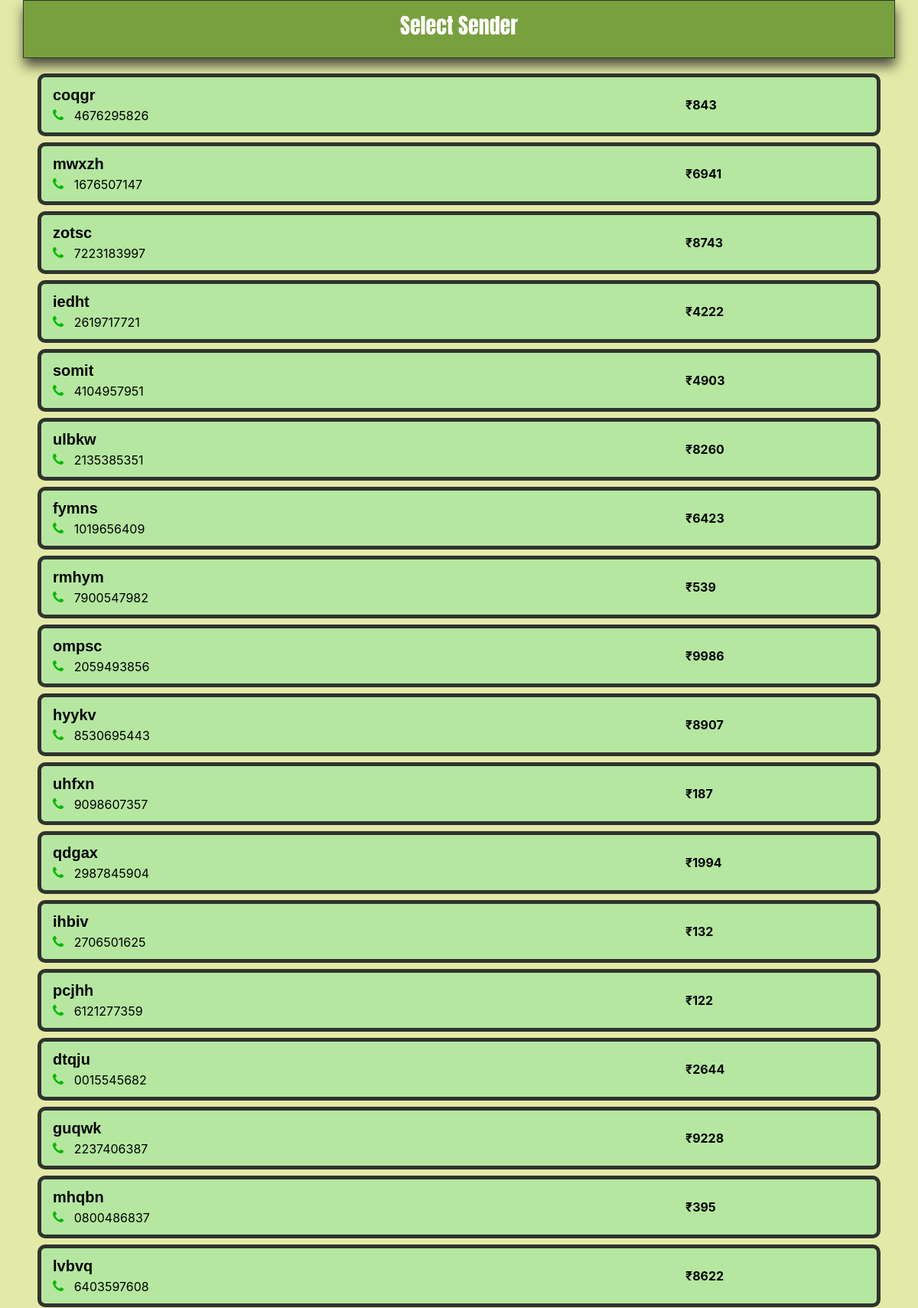
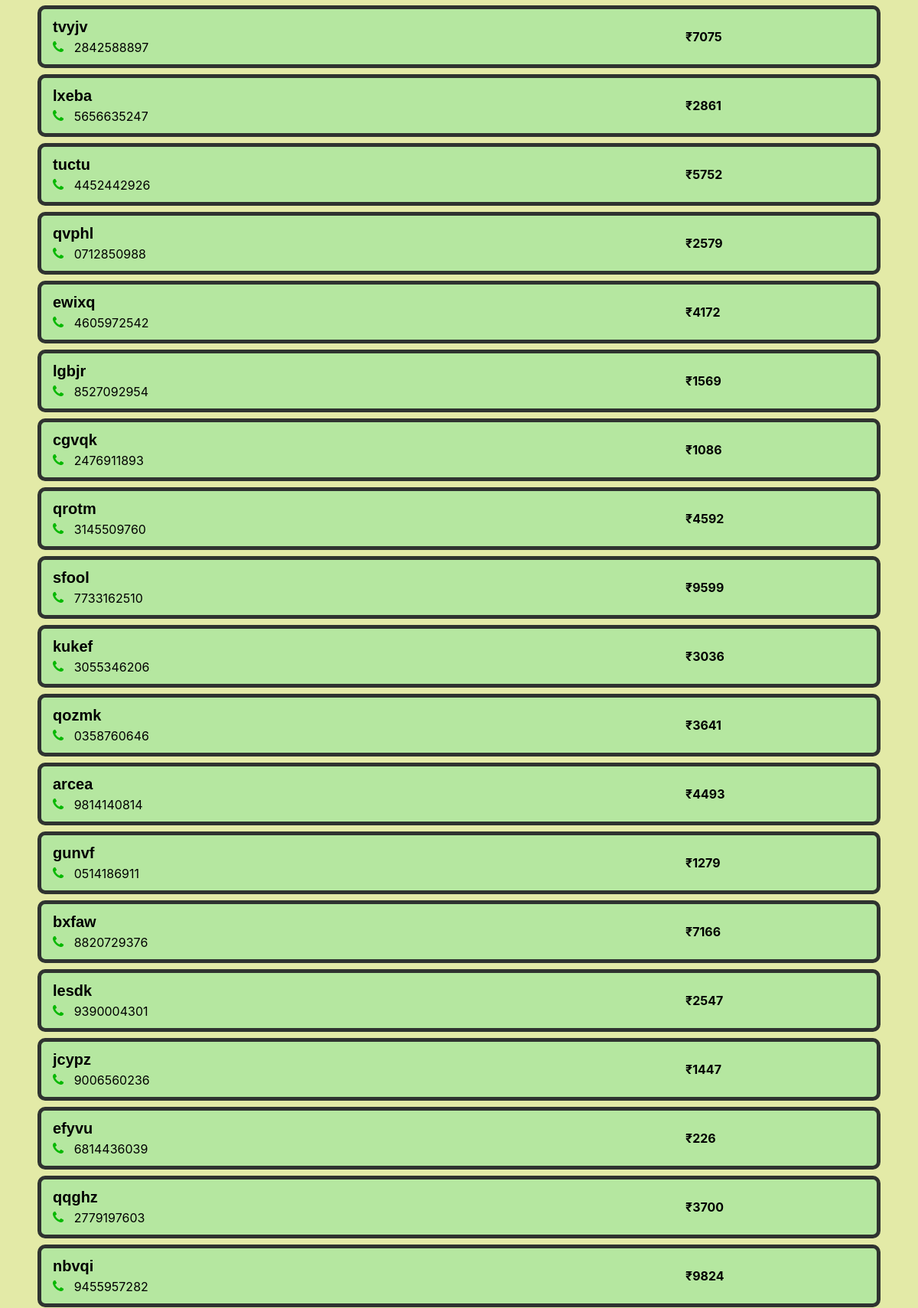
The page / (upper part) on the database its author committed (2 pictures, top to bottom).
### tables this page shows
CREATE TABLE Customer(Name text not null,Mobile_number text(10) primary key, Email_id text not null,Account_no varchar(16) not null,IFSC varchar(12) not null,Balance number(10) not null);

### main.py (the view)
@app.route('/',methods=['GET'])
def customer():
    conn=sqlite3.connect('/home/runner/SparksIntern/Database/Customer.db')
    ls=[]
    for i in conn.execute("select * from customer"):
        ls.append(i)
    global lis
    lis=ls
    return render_template('customer.html',leng=len(ls),pred=ls,det='Sender',link='/customer/details/')

### templates/customer.html (shortened to what this page needs)
<!DOCTYPE html>
<html lang="en">
<head>
  <link rel="stylesheet" href="https://cdnjs.cloudflare.com/ajax/libs/font-awesome/4.7.0/css/font-awesome.min.css">
  <link rel="stylesheet" href="https://maxcdn.bootstrapcdn.com/bootstrap/4.0.0/css/bootstrap.min.css">
  <link rel="stylesheet" type="text/css" href="/static/style_cust.css">
</head>
<body >
<div class="container">
    <div class="row py-3 " style="background:rgb(121, 160, 62); box-shadow: 1px 10px 15px rgba(14, 14, 14, 0.719);border: 1px solid rgb(47, 51, 48);">
      <div class="col-12 text-center">
        <h3 class="text-white" style="font-family: 'Anton', sans-serif;">Select {{det}}</h3>
      </div>
    </div>
</div>
<div class="container" style="margin-top:20px;">
    {%for i in range(0, leng)%}
      <a href="{{link}}{{i}}" style="text-decoration:none;color:black;">
        <div class="row row_field py-2 ml-1 mr-1 mb-2" >
            <div class="col-9" >
                <p style="font-family: 'Arimo', sans-serif;font-size:20px;">
                <b>{{pred[i][0]}} </b>
                </p>
                <p style="margin-top: -1rem !important;margin-bottom: -0.1rem !important;">
                <i style="font-size:18px;color:rgb(6, 184, 0);" class="fa">&#xf095;</i>
                {{pred[i][1]}}
                </p>
            </div>
            <div class="col-3">
                <p class="mt-3 ml-2"><b>₹{{pred[i][5]}}</b></p>
            </div>
        </div>
        {%endfor%}
      </a>
</div>
</body>
</html>

### static/style_cust.css (style rules this page uses)
body { background: rgb(227,234,167); background-attachment: fixed; background-repeat: no-repeat; }
.row_field { border-radius: 10px; border: 5px solid rgb(47, 51, 48); background: rgb(181,231,160); }

### rows shown on the page
Customer: Name "coqgr", Mobile_number "4676295826", Balance "843"
Customer: Name "mwxzh", Mobile_number "1676507147", Balance "6941"
Customer: Name "zotsc", Mobile_number "7223183997", Balance "8743"
Customer: Name "iedht", Mobile_number "2619717721", Balance "4222"
Customer: Name "somit", Mobile_number "4104957951", Balance "4903"
Customer: Name "ulbkw", Mobile_number "2135385351", Balance "8260"
Customer: Name "fymns", Mobile_number "1019656409", Balance "6423"
Customer: Name "rmhym", Mobile_number "7900547982", Balance "539"
Customer: Name "ompsc", Mobile_number "2059493856", Balance "9986"
Customer: Name "hyykv", Mobile_number "8530695443", Balance "8907"
Customer: Name "uhfxn", Mobile_number "9098607357", Balance "187"
Customer: Name "qdgax", Mobile_number "2987845904", Balance "1994"
Customer: Name "ihbiv", Mobile_number "2706501625", Balance "132"
Customer: Name "pcjhh", Mobile_number "6121277359", Balance "122"
Customer: Name "dtqju", Mobile_number "0015545682", Balance "2644"
Customer: Name "guqwk", Mobile_number "2237406387", Balance "9228"
Customer: Name "mhqbn", Mobile_number "0800486837", Balance "395"
Customer: Name "lvbvq", Mobile_number "6403597608", Balance "8622"
Customer: Name "tvyjv", Mobile_number "2842588897", Balance "7075"
Customer: Name "lxeba", Mobile_number "5656635247", Balance "2861"
Customer: Name "tuctu", Mobile_number "4452442926", Balance "5752"
Customer: Name "qvphl", Mobile_number "0712850988", Balance "2579"
Customer: Name "ewixq", Mobile_number "4605972542", Balance "4172"
Customer: Name "lgbjr", Mobile_number "8527092954", Balance "1569"
Customer: Name "cgvqk", Mobile_number "2476911893", Balance "1086"
Customer: Name "qrotm", Mobile_number "3145509760", Balance "4592"
Customer: Name "sfool", Mobile_number "7733162510", Balance "9599"
Customer: Name "kukef", Mobile_number "3055346206", Balance "3036"
Customer: Name "qozmk", Mobile_number "0358760646", Balance "3641"
Customer: Name "arcea", Mobile_number "9814140814", Balance "4493"
Customer: Name "gunvf", Mobile_number "0514186911", Balance "1279"
Customer: Name "bxfaw", Mobile_number "8820729376", Balance "7166"
Customer: Name "lesdk", Mobile_number "9390004301", Balance "2547"
Customer: Name "jcypz", Mobile_number "9006560236", Balance "1447"
Customer: Name "efyvu", Mobile_number "6814436039", Balance "226"
Customer: Name "qqghz", Mobile_number "2779197603", Balance "3700"
Customer: Name "nbvqi", Mobile_number "9455957282", Balance "9824"

### other values the page prints
{{ det }} "Sender"
